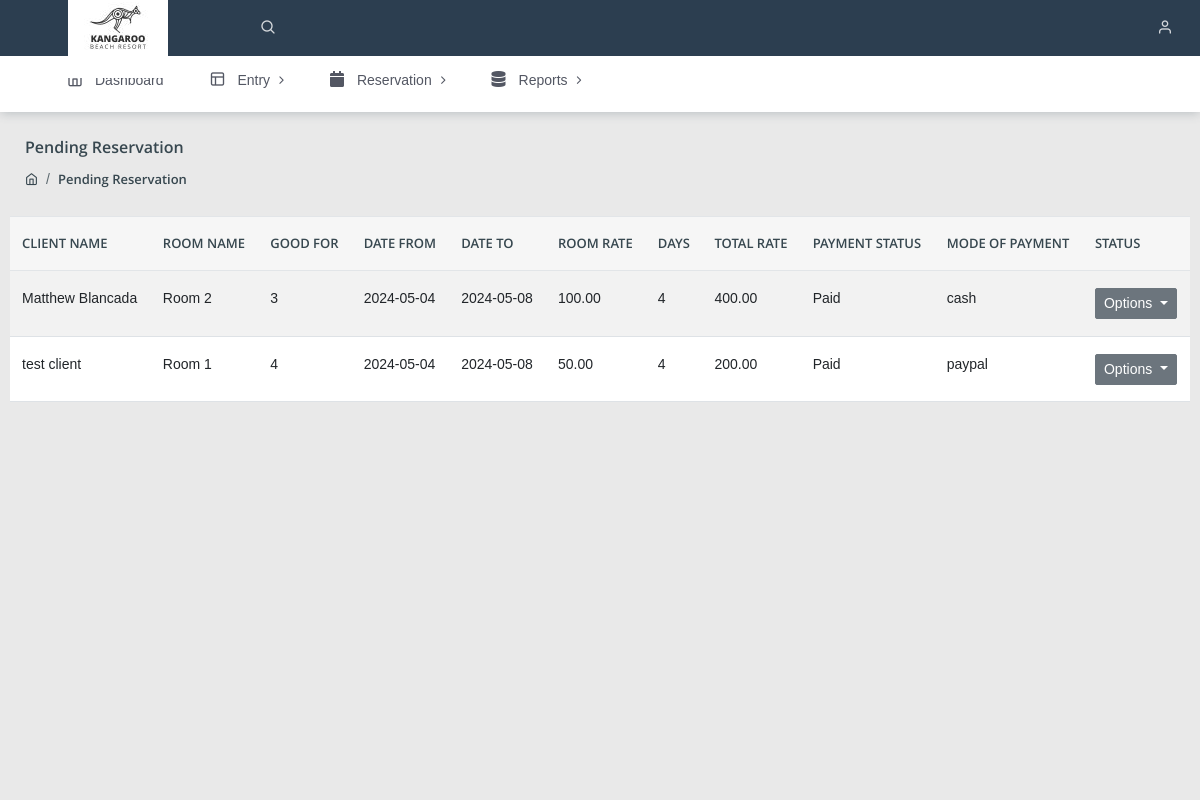
Page /admin/pendingreservation.php (signed in) on the committed database.
### tables this page shows
CREATE TABLE IF NOT EXISTS `reservation` (
  `id` int NOT NULL AUTO_INCREMENT,
  `reference` text NOT NULL,
  `tdate` text NOT NULL,
  `client_id` int NOT NULL,
  `room_id` int NOT NULL,
  `start_date` date NOT NULL,
  `checkout_date` date NOT NULL,
  `time` time DEFAULT NULL,
  `totalPay` decimal(20,6) DEFAULT NULL,
  `status` int NOT NULL DEFAULT '0',
  `mop` varchar(50) DEFAULT NULL,
  `paid` int DEFAULT '0',
  `user_id` int DEFAULT NULL,
  PRIMARY KEY (`id`)
);

CREATE TABLE IF NOT EXISTS `clients` (
  `id` bigint NOT NULL AUTO_INCREMENT,
  `client_name` varchar(255) NOT NULL,
  `email` varchar(50) DEFAULT NULL,
  `address` varchar(255) NOT NULL,
  `contact_number` varchar(11) NOT NULL,
  `user_id` int DEFAULT NULL,
  `active` int NOT NULL DEFAULT '1',
  PRIMARY KEY (`id`)
);

CREATE TABLE IF NOT EXISTS `rooms` (
  `id` bigint NOT NULL AUTO_INCREMENT,
  `room_name` varchar(255) NOT NULL,
  `good_for` int NOT NULL DEFAULT '0',
  `Image` text NOT NULL,
  `details` text NOT NULL,
  `Bedroom` int NOT NULL DEFAULT '0',
  `Baths` int NOT NULL DEFAULT '0',
  `floor_area` int NOT NULL DEFAULT '0',
  `Rate` decimal(20,6) NOT NULL DEFAULT '0.000000',
  `active` int DEFAULT '1',
  PRIMARY KEY (`id`)
);

### admin/pendingreservation.php (the view, shortened to what this page needs)
<?php include('../include/session.php'); ?>
<!DOCTYPE html>
<html lang="en">
<head>
    <link rel="stylesheet" href="https://cdnjs.cloudflare.com/ajax/libs/twitter-bootstrap/5.3.0/css/bootstrap.min.css">
    <link rel="stylesheet" href="https://cdn.datatables.net/2.0.5/css/dataTables.bootstrap5.css">
    <link rel="stylesheet" href="../assets/css/style.css">
</head>
<body class="">
	<?php include('../include/navbar.php') ?>
	<?php include('../include/header.php') ?>
<div class="pcoded-main-container">
    <div class="pcoded-content">
        <div class="page-header">
            <div class="page-block">
                <div class="row align-items-center">
                    <div class="col-md-12">
                        <div class="page-header-title">
                            <h5 class="m-b-10">Pending Reservation</h5>
                        </div>
                        <ul class="breadcrumb">
                            <li class="breadcrumb-item"><a href="/"><i class="feather icon-home"></i></a></li>
                            <li class="breadcrumb-item"><a href="pendingreservation.php">Pending Reservation</a></li>
                        </ul>
                    </div>
                </div>
            </div>
        </div>
        <div class="row">
            <table id="example" class="table table-striped" style="width:100%">
                <thead>
                    <tr>
                        <th>Client Name</th>
                        <th>Room Name</th>
                        <th>Good For</th>
                        <th>Date From</th>
                        <th>Date To</th>
                        <th>Room Rate</th>
                        <th>Days</th>
                        <th>Total Rate</th>
                        <th>Payment Status</th>
                        <th>Mode of Payment</th>
                        <th>Status</th>
                    </tr>
                </thead>
                <tbody>
                    <?php
                    $query = mysqli_query($con, "SELECT reservation.id as Id, clients.client_name, rooms.room_name,
                    rooms.Rate, DATEDIFF(checkout_date, start_date) as totalDays, reservation.mop,
                    rooms.good_for, start_date as start, checkout_date as END, reservation.totalPay, status as status1,
                    (SELECT CASE WHEN reservation.status = 0 THEN 'Pending' WHEN reservation.status = 1 THEN 'Accepted'
                    ELSE 'Decline' END) as status, (SELECT CASE WHEN reservation.paid = 0 THEN 'Not Paid' ELSE 'Paid' END) as paidStatus
                    FROM reservation INNER JOIN rooms ON rooms.id=reservation.room_id
    INNER JOIN clients ON clients.id=reservation.client_id
    WHERE reservation.status = 0 OR reservation.paid = 0");
                    while($row= mysqli_fetch_array($query)){
                    ?>
                    <tr>
                        <td><?php echo $row['client_name']; ?></td>
                        <td><?php echo $row['room_name']; ?></td>
                        <td><?php echo $row['good_for']; ?></td>
                        <td><?php echo $row['start']; ?></td>
                        <td><?php echo $row['END']; ?></td>
                        <td><?php echo number_format($row['Rate'], 2); ?></td>
                        <td><?php echo $row['totalDays']; ?></td>
                        <td><?php echo number_format($row['totalPay'], 2); ?></td>
                        <td><?php echo $row['paidStatus']; ?></td>
                        <td><?php echo $row['mop']; ?></td>
                        <td><div class="dropdown">
  <button class="btn btn-secondary btn-sm dropdown-toggle" type="button" id="dropdownMenu2" data-toggle="dropdown" aria-haspopup="true" aria-expanded="false">
    Options
  </button>
</div></td>
                    </tr>
                    <?php include('modals/acceptmodal.php');
                include('modals/paidmodal.php'); } ?>
                </tbody>
            </table>
        </div>
    </div>
</div>
</body>
</html>

### rows in the picture
reservation: client.client_name "Matthew Blancada", room.room_name "Room 2", room.good_for "3", start_date "2024-05-04", checkout_date "2024-05-08", room.Rate "100.00", totalDays "4", totalPay "400.00", paidStatus "Paid", mop "cash"
reservation: client.client_name "test client", room.room_name "Room 1", room.good_for "4", start_date "2024-05-04", checkout_date "2024-05-08", room.Rate "50.00", totalDays "4", totalPay "200.00", paidStatus "Paid", mop "paypal"
